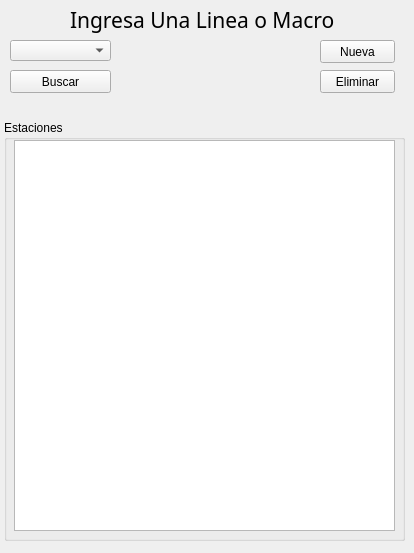
<?xml version="1.0" encoding="UTF-8"?>
<ui version="4.0">
 <class>Form</class>
 <widget class="QWidget" name="Form">
  <property name="geometry">
   <rect>
    <x>0</x>
    <y>0</y>
    <width>414</width>
    <height>553</height>
   </rect>
  </property>
  <property name="minimumSize">
   <size>
    <width>414</width>
    <height>553</height>
   </size>
  </property>
  <property name="maximumSize">
   <size>
    <width>414</width>
    <height>553</height>
   </size>
  </property>
  <property name="windowTitle">
   <string>Form</string>
  </property>
  <widget class="QLabel" name="label">
   <property name="geometry">
    <rect>
     <x>70</x>
     <y>4</y>
     <width>291</width>
     <height>31</height>
    </rect>
   </property>
   <property name="font">
    <font>
     <family>Microsoft JhengHei</family>
     <pointsize>16</pointsize>
    </font>
   </property>
   <property name="autoFillBackground">
    <bool>false</bool>
   </property>
   <property name="text">
    <string>Ingresa Una Linea o Macro</string>
   </property>
  </widget>
  <widget class="QComboBox" name="comboBox">
   <property name="geometry">
    <rect>
     <x>10</x>
     <y>40</y>
     <width>101</width>
     <height>21</height>
    </rect>
   </property>
  </widget>
  <widget class="QGroupBox" name="groupBox">
   <property name="geometry">
    <rect>
     <x>4</x>
     <y>120</y>
     <width>401</width>
     <height>421</height>
    </rect>
   </property>
   <property name="title">
    <string>Estaciones</string>
   </property>
   <widget class="QListView" name="listView">
    <property name="geometry">
     <rect>
      <x>10</x>
      <y>20</y>
      <width>381</width>
      <height>391</height>
     </rect>
    </property>
   </widget>
  </widget>
  <widget class="QPushButton" name="btn_BuscarEstacion">
   <property name="geometry">
    <rect>
     <x>10</x>
     <y>70</y>
     <width>101</width>
     <height>23</height>
    </rect>
   </property>
   <property name="text">
    <string>Buscar</string>
   </property>
  </widget>
  <widget class="QPushButton" name="btn_creaEstacion">
   <property name="geometry">
    <rect>
     <x>320</x>
     <y>40</y>
     <width>75</width>
     <height>23</height>
    </rect>
   </property>
   <property name="text">
    <string>Nueva</string>
   </property>
  </widget>
  <widget class="QPushButton" name="btn_Eliminar_Estacion">
   <property name="geometry">
    <rect>
     <x>320</x>
     <y>70</y>
     <width>75</width>
     <height>23</height>
    </rect>
   </property>
   <property name="text">
    <string>Eliminar</string>
   </property>
  </widget>
 </widget>
 <resources/>
 <connections/>
</ui>
